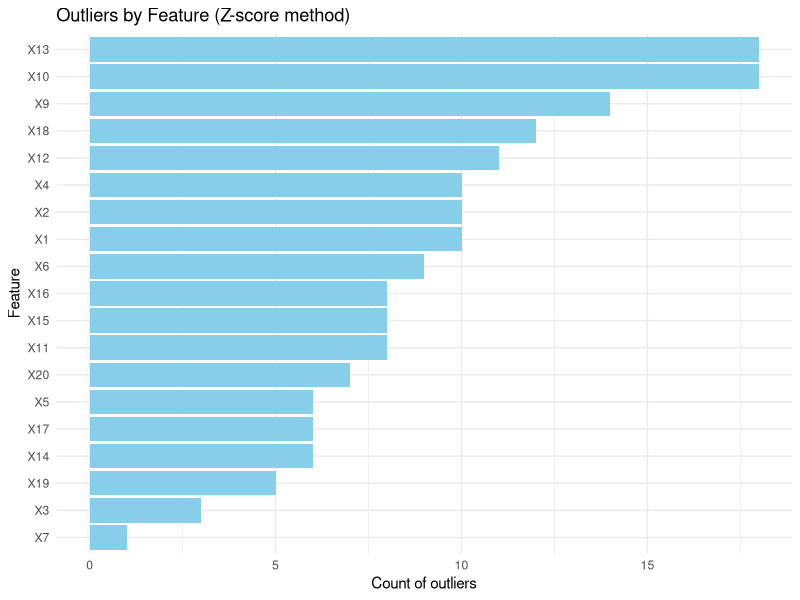
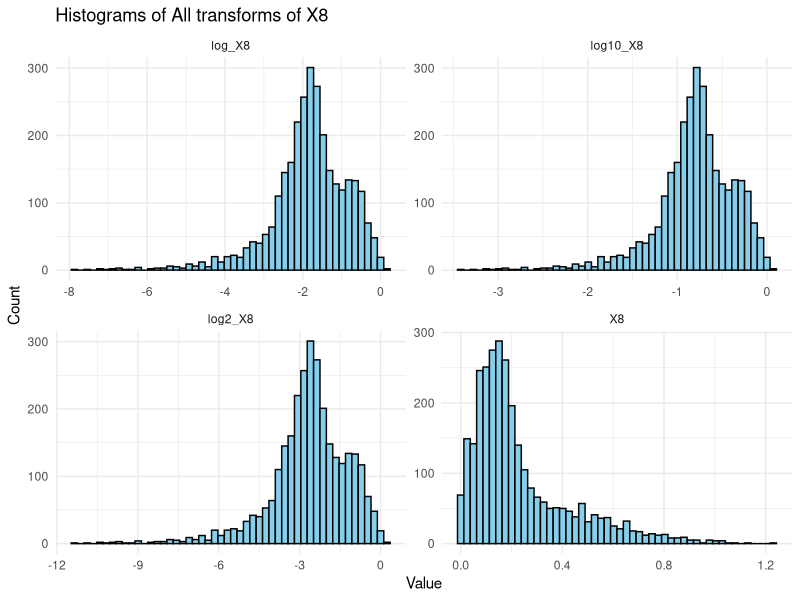
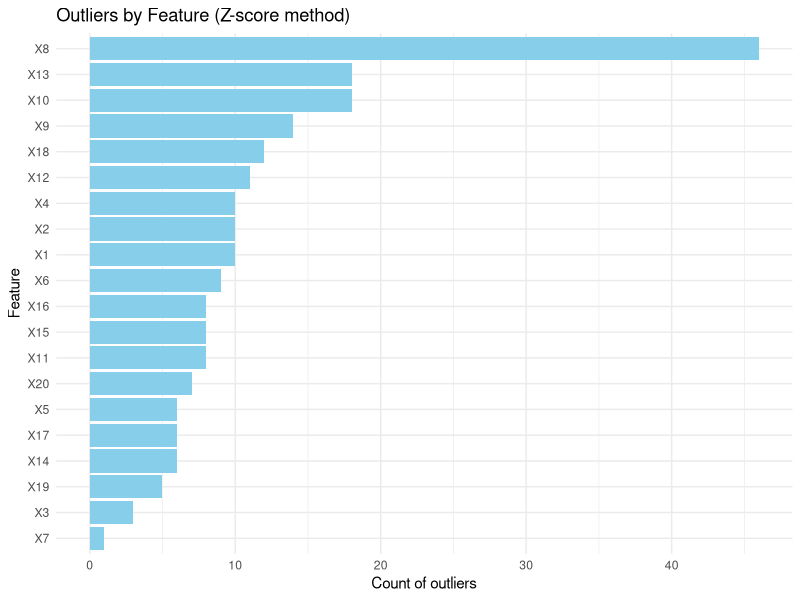

Write the R code that produced these figures, in order. (Note: this script raises an error after producing the figures.)
## ---- chunk 1
knitr::opts_chunk$set(
  warning = FALSE,
  message = FALSE,
  echo = TRUE,
  fig.width = 6,      
  fig.height = 4,     
  out.width = "80%",  
  fig.align = "center"
)
## ---- chunk 2

library(tidyverse)
library(skimr)  

## ---- chunk 3

data <- read_csv("Data(2).csv")

dim(data)
skim(data)

data_clean <- data %>% drop_na()
cat("\n\n", "Original rows:", nrow(data), "\n")
cat("Rows after removing missing values:", nrow(data_clean), "\n")
cat("Rows removed:", nrow(data) - nrow(data_clean), "\n")
## ---- chunk 4
# this is mostly the same code as in the eda file

# calculate z score to use for detecting anomalies. We are going to use this for all columns except label and column X8
data_ex_x8 <- data_clean %>% select(-X8)
data_x8 <- data_clean %>% select(X8)

z_scores <- data_ex_x8 %>%
  select(-label) %>%
  mutate(across(everything(), scale)) %>%
  mutate(row_id = row_number())


z_long <- z_scores %>%
  pivot_longer(cols = -row_id, names_to = "feature", values_to = "z_score")


z_outliers <- z_long %>%
  filter(z_score > 3 | z_score < -3)


z_outlier_count <- z_outliers %>%
  group_by(feature) %>%
  summarise(count = n()) %>%
  arrange(desc(count))

ggplot(z_outlier_count, aes(x = reorder(feature, count), y = count)) +
  geom_bar(stat = "identity", fill = "skyblue") +
  coord_flip() +
  labs(title = "Outliers by Feature (Z-score method)",
       x = "Feature", y = "Count of outliers") +
  theme_minimal()
## ---- chunk 5

z_test_outlier_rows <- z_outliers %>% 
  distinct(row_id) %>% 
  pull(row_id)
## ---- chunk 6

summary(data_x8)


## ---- chunk 7

data_x8 <- data_x8 %>% 
  mutate(log_X8 = log(X8), log2_X8 = log(X8, base=2), log10_X8 = log(X8, base=10))

data_x8_long <- data_x8 %>%
  pivot_longer(
    cols = everything(), names_to="transform", values_to="value"
  )

ggplot(data_x8_long, aes(x = value)) +
  geom_histogram(bins = 50, fill = "skyblue", color = "black") +
  facet_wrap(~ transform, scales = "free") +
  theme_minimal() +
  labs(x = "Value", y = "Count", title = "Histograms of All transforms of X8")

## ---- chunk 8
data_clean <- data_clean %>% mutate(X8=log(X8))


z_scores <- data_clean %>%
  select(-label) %>%
  mutate(across(everything(), scale)) %>%
  mutate(row_id = row_number())


z_long <- z_scores %>%
  pivot_longer(cols = -row_id, names_to = "feature", values_to = "z_score")


z_outliers <- z_long %>%
  filter(z_score > 3 | z_score < -3)


z_outlier_count <- z_outliers %>%
  group_by(feature) %>%
  summarise(count = n()) %>%
  arrange(desc(count))

ggplot(z_outlier_count, aes(x = reorder(feature, count), y = count)) +
  geom_bar(stat = "identity", fill = "skyblue") +
  coord_flip() +
  labs(title = "Outliers by Feature (Z-score method)",
       x = "Feature", y = "Count of outliers") +
  theme_minimal()
## ---- chunk 9

library(rstatix)

data_long <- data_clean %>%
  select(X8) %>%
  mutate(row_id = row_number()) %>%
  pivot_longer(cols = -row_id, names_to = "Feature", values_to = "Value")


boxscore_outliers <- data_long %>%
  group_by(Feature) %>%
  identify_outliers(Value) # rstatix uses iqr method by default, i think

boxscore_outliers

extreme_outliers <- boxscore_outliers %>% 
  filter(is.extreme)

cat("\nrstatix boxscore X8 outliers:", nrow(boxscore_outliers), "\n")
cat("rstatix extreme boxscore X8 outliers:", nrow(extreme_outliers))
## ---- chunk 10


all_outlier_rows <- z_outliers %>%
  distinct(row_id) %>%
  pull(row_id)




outlier_label_counts <- data_clean %>%
  mutate(row_id = row_number()) %>% # im hoping row_number() is deterministic? i should check this, or create row_id immediately when loading data
  filter(row_id %in% all_outlier_rows) %>%
  count(label, name = "count") %>%
  mutate(percentage = round(count / sum(count) * 100, 1))


outlier_label_counts


## ---- chunk 11
cat("Total rows with outliers:", length(outlier_rows), "\n")
cat("Percentage of rows with outliers:", 
    round(length(outlier_rows) / nrow(data_clean) * 100, 2), "%\n")

## ---- chunk 12

data_no_outliers <- data_clean %>%
  mutate(row_id = row_number()) %>%
  filter(!(row_id %in% all_outlier_rows)) %>%
  select(-row_id)  # drop row_id, wont use it again


cat("Original dataset rows:", nrow(data_clean), "\n")
cat("Rows after outlier removal:", nrow(data_no_outliers), "\n")
cat("Rows removed:", nrow(data_clean) - nrow(data_no_outliers), "\n")

# lets double check that we haven't altered the label distribution
class_before <- data_clean %>%
  count(label) %>%
  mutate(percentage = round(n / sum(n) * 100, 2)) %>%
  rename(count_before = n, pct_before = percentage)

class_after <- data_no_outliers %>%
  count(label) %>%
  mutate(percentage = round(n / sum(n) * 100, 2)) %>%
  rename(count_after = n, pct_after = percentage)


class_comparison <- left_join(class_before, class_after, by = "label") %>%
  mutate(
    removed = count_before - count_after,
    pct_change = round((pct_after - pct_before), 2)
  )

class_comparison
## ---- chunk 13

data_scaled <- data_no_outliers %>%
  select(-label) %>%
  scale() %>%
  as.data.frame() %>%
  bind_cols(data_no_outliers %>% select(label))

skim(data_scaled)
## ---- chunk 14

write_csv(data_scaled, "data_clean.csv")

